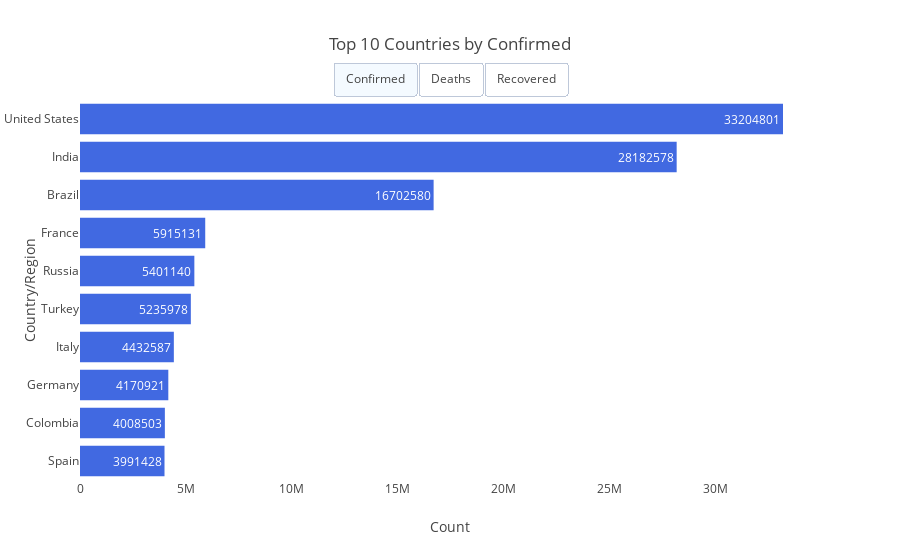

This figure's notebook cell:
### Code cell
import plotly.graph_objects as go

# Calculate totals by country using _diff columns
country_stats = main_df.groupby('Country/Region').agg({
    'Confirmed_diff': 'sum',
    'Deaths_diff': 'sum',
    'Recovered_diff': 'sum' if 'Recovered_diff' in main_df.columns else 'min'
}).reset_index()

# Prepare data for filtering and sorting
metrics = {
    'Confirmed': {
        'col': 'Confirmed_diff',
        'color': 'royalblue'
    },
    'Deaths': {
        'col': 'Deaths_diff',
        'color': 'crimson'
    }
}
if 'Recovered_diff' in country_stats.columns:
    metrics['Recovered'] = {
        'col': 'Recovered_diff',
        'color': 'seagreen'
    }

# Create traces for each metric, sorted accordingly
traces = []
sorted_countries = {}
for metric, data in metrics.items():
    sorted_df = country_stats.sort_values(data['col'], ascending=True).tail(10)
    sorted_countries[metric] = sorted_df['Country/Region']
    traces.append(go.Bar(
        name=metric,
        y=sorted_df['Country/Region'],
        x=sorted_df[data['col']],
        marker_color=data['color'],
        orientation='h',
        visible=False,
        text=sorted_df[data['col']],
        textposition='inside'
    ))
# Set the first metric visible by default
traces[0].visible = True

fig = go.Figure(traces)

# Add buttons for filtering and sorting
buttons = []
for i, metric in enumerate(metrics.keys()):
    # Only the selected metric is visible
    visibility = [False] * len(metrics)
    visibility[i] = True
    # Update y and x for the selected metric (sorted)
    sorted_df = country_stats.sort_values(metrics[metric]['col'], ascending=True).tail(10)
    buttons.append(dict(
        label=metric,
        method='update',
        args=[
            {'visible': visibility,
             'y': [sorted_df['Country/Region'] if j == i else traces[j].y for j in range(len(metrics))],
             'x': [sorted_df[metrics[metric]['col']] if j == i else traces[j].x for j in range(len(metrics))],
             'text': [sorted_df[metrics[metric]['col']] if j == i else traces[j].text for j in range(len(metrics))]
            },
            {'title': f"Top 10 Countries by {metric}"}
        ]
    ))

fig.update_layout(
    updatemenus=[dict(
        type="buttons",
        direction="right",
        active=0,
        buttons=buttons,
        x=0.5,
        xanchor="center",
        y=1.1,
        yanchor="top"
    )],
    barmode='stack',
    title='Top 10 Countries by Confirmed',
    yaxis_title='Country/Region',
    xaxis_title='Count',
    legend_title='Metric'
)

fig.show()

### Figure 1 — Plotly figure (JSON) as saved in the notebook; plotly's stock layout.template omitted (floating-point values rounded to 4 significant figures)
{"data": [{"marker": {"color": "royalblue"}, "name": "Confirmed", "orientation": "h", "text": [3991000.0, 4009000.0, 4171000.0, 4433000.0, 5236000.0, 5401000.0, 5915000.0, 16700000.0, 28180000.0, 33200000.0], "textposition": "inside", "type": "bar", "visible": true, "x": [3991000.0, 4009000.0, 4171000.0, 4433000.0, 5236000.0, 5401000.0, 5915000.0, 16700000.0, 28180000.0, 33200000.0], "y": ["Spain", "Colombia", "Germany", "Italy", "Turkey", "Russia", "France", "Brazil", "India", "United States"]}, {"marker": {"color": "crimson"}, "name": "Deaths", "orientation": "h", "text": [91770.0, 96380.0, 108500.0, 108900.0, 123500.0, 157000.0, 245900.0, 333700.0, 478200.0, 595400.0], "textposition": "inside", "type": "bar", "visible": false, "x": [91770.0, 96380.0, 108500.0, 108900.0, 123500.0, 157000.0, 245900.0, 333700.0, 478200.0, 595400.0], "y": ["Colombia", "Germany", "France", "Spain", "Russia", "Italy", "Mexico", "India", "Brazil", "United States"]}, {"marker": {"color": "seagreen"}, "name": "Recovered", "orientation": "h", "text": [2810000.0, 3288000.0, 3306000.0, 3626000.0, 3957000.0, 4788000.0, 5094000.0, 6405000.0, 15000000.0, 25590000.0], "textposition": "inside", "type": "bar", "visible": false, "x": [2810000.0, 3288000.0, 3306000.0, 3626000.0, 3957000.0, 4788000.0, 5094000.0, 6405000.0, 15000000.0, 25590000.0], "y": ["Mexico", "Argentina", "Colombia", "Germany", "Italy", "Russia", "Turkey", "United States", "Brazil", "India"]}], "layout": {"barmode": "stack", "legend": {"title": {"text": "Metric"}}, "title": {"text": "Top 10 Countries by Confirmed"}, "updatemenus": [{"active": 0, "buttons": [{"args": [{"text": [[3991428, 4008503, 4170921, 4432587, 5235978, 5401140, 5915131, 16702580, 28182578, 33204801], [91772, 96382, 108539, 108914, 123498, 157028, 245865, 333717, 478153, 595362], [2809776, 3288467, 3306452, 3625509, 3957239, 4788265, 5094279, 6405371, 14999033, 25588992]], "visible": [true, false, false], "x": [[3991428, 4008503, 4170921, 4432587, 5235978, 5401140, 5915131, 16702580, 28182578, 33204801], [91772, 96382, 108539, 108914, 123498, 157028, 245865, 333717, 478153, 595362], [2809776, 3288467, 3306452, 3625509, 3957239, 4788265, 5094279, 6405371, 14999033, 25588992]], "y": [["Spain", "Colombia", "Germany", "Italy", "Turkey", "Russia", "France", "Brazil", "India", "United States"], ["Colombia", "Germany", "France", "Spain", "Russia", "Italy", "Mexico", "India", "Brazil", "United States"], ["Mexico", "Argentina", "Colombia", "Germany", "Italy", "Russia", "Turkey", "United States", "Brazil", "India"]]}, {"title": "Top 10 Countries by Confirmed"}], "label": "Confirmed", "method": "update"}, {"args": [{"text": [[3991428, 4008503, 4170921, 4432587, 5235978, 5401140, 5915131, 16702580, 28182578, 33204801], [91772, 96382, 108539, 108914, 123498, 157028, 245865, 333717, 478153, 595362], [2809776, 3288467, 3306452, 3625509, 3957239, 4788265, 5094279, 6405371, 14999033, 25588992]], "visible": [false, true, false], "x": [[3991428, 4008503, 4170921, 4432587, 5235978, 5401140, 5915131, 16702580, 28182578, 33204801], [91772, 96382, 108539, 108914, 123498, 157028, 245865, 333717, 478153, 595362], [2809776, 3288467, 3306452, 3625509, 3957239, 4788265, 5094279, 6405371, 14999033, 25588992]], "y": [["Spain", "Colombia", "Germany", "Italy", "Turkey", "Russia", "France", "Brazil", "India", "United States"], ["Colombia", "Germany", "France", "Spain", "Russia", "Italy", "Mexico", "India", "Brazil", "United States"], ["Mexico", "Argentina", "Colombia", "Germany", "Italy", "Russia", "Turkey", "United States", "Brazil", "India"]]}, {"title": "Top 10 Countries by Deaths"}], "label": "Deaths", "method": "update"}, {"args": [{"text": [[3991428, 4008503, 4170921, 4432587, 5235978, 5401140, 5915131, 16702580, 28182578, 33204801], [91772, 96382, 108539, 108914, 123498, 157028, 245865, 333717, 478153, 595362], [2809776, 3288467, 3306452, 3625509, 3957239, 4788265, 5094279, 6405371, 14999033, 25588992]], "visible": [false, false, true], "x": [[3991428, 4008503, 4170921, 4432587, 5235978, 5401140, 5915131, 16702580, 28182578, 33204801], [91772, 96382, 108539, 108914, 123498, 157028, 245865, 333717, 478153, 595362], [2809776, 3288467, 3306452, 3625509, 3957239, 4788265, 5094279, 6405371, 14999033, 25588992]], "y": [["Spain", "Colombia", "Germany", "Italy", "Turkey", "Russia", "France", "Brazil", "India", "United States"], ["Colombia", "Germany", "France", "Spain", "Russia", "Italy", "Mexico", "India", "Brazil", "United States"], ["Mexico", "Argentina", "Colombia", "Germany", "Italy", "Russia", "Turkey", "United States", "Brazil", "India"]]}, {"title": "Top 10 Countries by Recovered"}], "label": "Recovered", "method": "update"}], "direction": "right", "type": "buttons", "x": 0.5, "xanchor": "center", "y": 1.1, "yanchor": "top"}], "xaxis": {"title": {"text": "Count"}}, "yaxis": {"title": {"text": "Country/Region"}}}}
